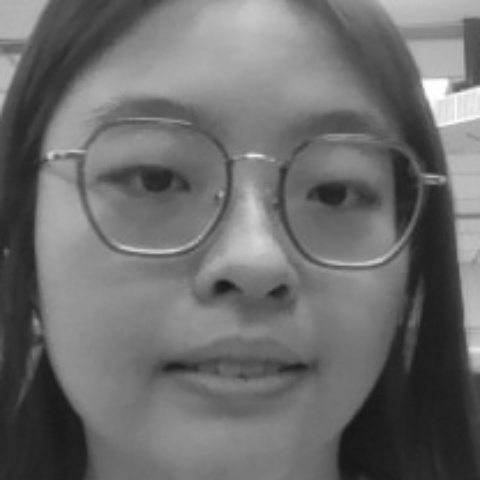
#> input picture img10.jpg, 480 x 480 px
$ python -i pca_lda.py   (imports and definitions only)
#> lines starting #> are read from the running program, lines starting #| are printed output that depends on the picture
#> further down, picture is the input picture: shape (480, 480, 3); min 22, max 255, mean 109
# face_recognition_pca.py

import os
import cv2
import numpy as np
import pickle
import matplotlib.pyplot as plt
from collections import defaultdict
from sklearn.model_selection import train_test_split
from sklearn.metrics import accuracy_score
from sklearn.metrics import confusion_matrix, ConfusionMatrixDisplay

IMAGE_SIZE = (90, 90) #can change this
THRESHOLD = 2000  #can change this parameter, distance threshold for recognition
DISTANCE_LOG = [] # log the distances for plotting of result
LABEL_LOG = []    # log the labels for plotting of result

# --- Training Functions ---

# [53 lines left out: functions load_dataset, pca, lda, not called in this run]

def project(X, mean, eigenfaces):
    return np.dot(X - mean, eigenfaces)

# [115 lines left out: functions show_mean_face, show_top_eigenfaces, plot_pca_class_distribution, plot_pca_variance, train_model, not called in this run]


# --- Live Recognition Functions ---

def preprocess(img):
    gray = cv2.cvtColor(img, cv2.COLOR_BGR2GRAY)
    face_cascade = cv2.CascadeClassifier(cv2.data.haarcascades + "haarcascade_frontalface_default.xml")
    faces = face_cascade.detectMultiScale(gray, scaleFactor=1.1, minNeighbors=5)
#> faces = [[33, 35, 418, 418]]
    if len(faces) == 0:
        return [], []
    face_vecs = []
    face_rects = []
    for (x, y, w, h) in faces:
        face = gray[y:y+h, x:x+w]
        face_resized = cv2.resize(face, IMAGE_SIZE)
        face_vecs.append(face_resized.flatten())
        face_rects.append((x, y, w, h))
#> this loop made 1 pass
#> pass 1, in preprocess, `face = gray[y:y+h, x:x+w]`:
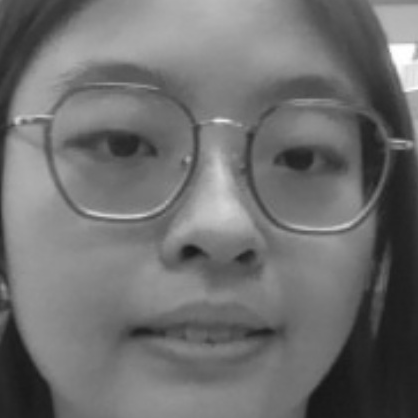
#> face: shape (418, 418); min 22, max 255, mean 111.1
#> after the loop, face_rects = [(33, 35, 418, 418)]; face_vecs = 1 item
    return face_vecs, face_rects

# [59 lines left out: functions recognize, plot_distance_distribution, live_recognition, not called in this run]

# --- Entrypoint ---
# [8 lines not run here, left out]

>>> import cv2
>>> picture = cv2.imread('../img10.jpg')
>>> result = preprocess(picture)

$ run again, on img12.jpg
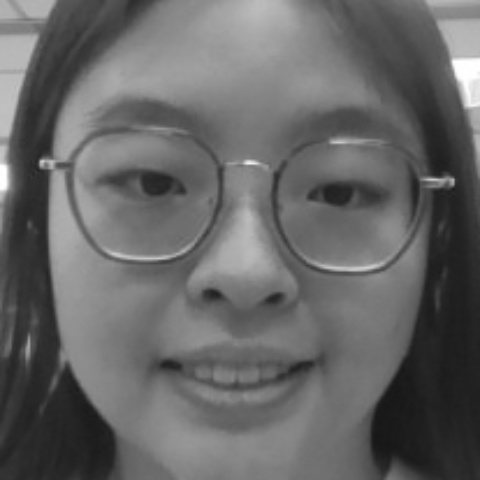
#> input picture img12.jpg, 480 x 480 px
#> picture is the input picture: shape (480, 480, 3); min 23, max 255, mean 102.1
#> faces = [[39, 35, 418, 418]]
#> the loop in preprocess, `for (x, y, w, h) in faces:` made 1 pass
#> pass 1, in preprocess, `face = gray[y:y+h, x:x+w]`:
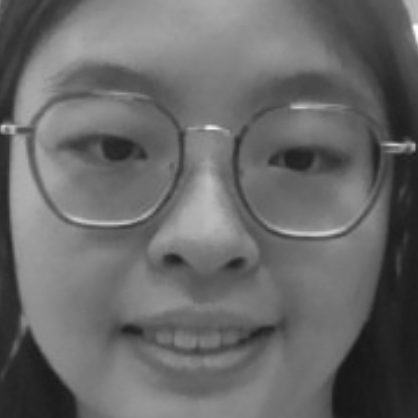
#> face: shape (418, 418); min 23, max 254, mean 104.6
#> after the loop in preprocess, `for (x, y, w, h) in faces:`: face_rects = [(39, 35, 418, 418)]; face_vecs = 1 item

$ run again, on img13.jpg
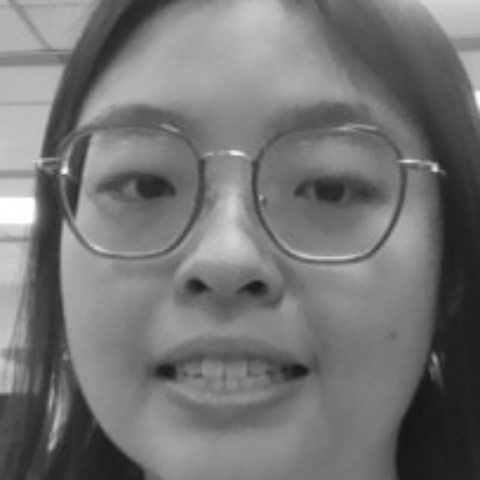
#> input picture img13.jpg, 480 x 480 px
#> picture is the input picture: shape (480, 480, 3); min 21, max 255, mean 116.6
#> faces = [[29, 25, 420, 420]]
#> the loop in preprocess, `for (x, y, w, h) in faces:` made 1 pass
#> pass 1, in preprocess, `face = gray[y:y+h, x:x+w]`:
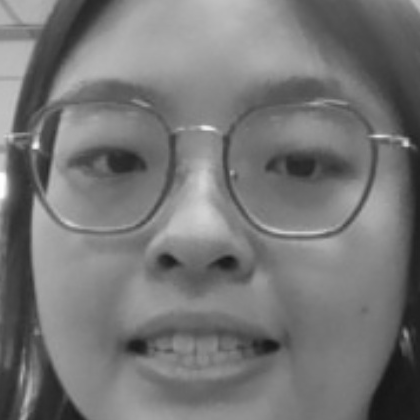
#> face: shape (420, 420); min 21, max 255, mean 118.3
#> after the loop in preprocess, `for (x, y, w, h) in faces:`: face_rects = [(29, 25, 420, 420)]; face_vecs = 1 item
